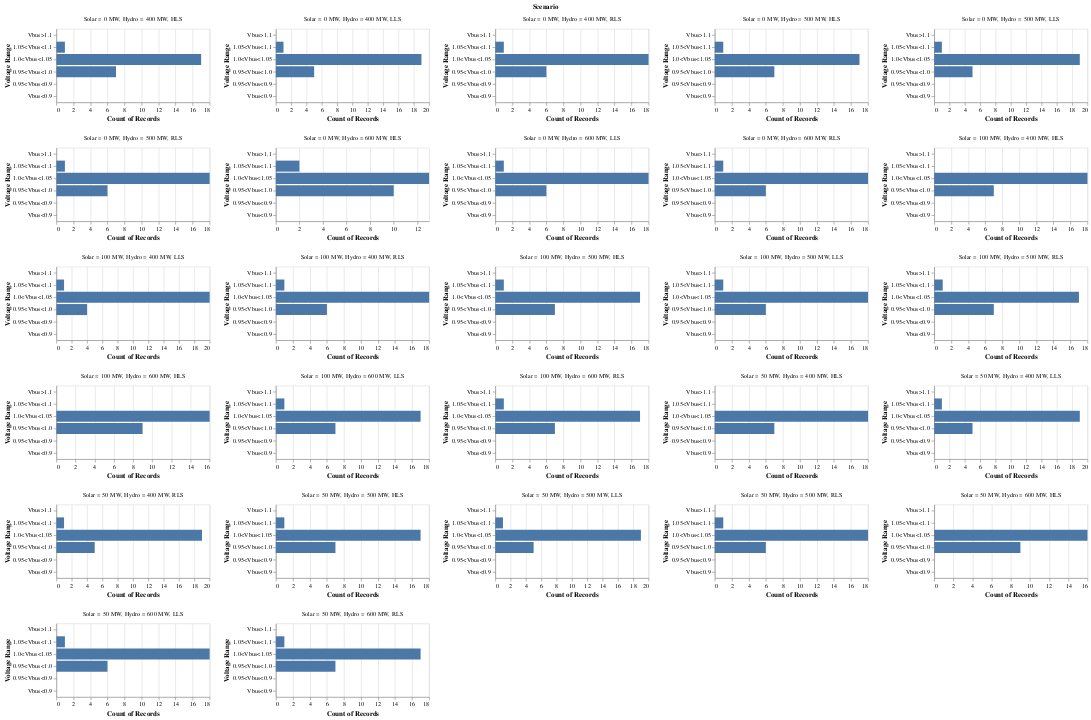

The cell this chart's notebook holds for it:
### Markdown cell above
A histogram is plotted to check the no of Buses in each of the above defined brackets

### Code cell
alt.Chart(data_v).mark_bar().encode(
    alt.Y('Voltage Range', scale =alt.Scale(domain=['Vbus>1.1','1.05<Vbus<1.1','1.0<Vbus<1.05','0.95<Vbus<1.0','0.95<Vbus<0.9','Vbus<0.9'])),
    alt.X('count()')).properties(height = 120, width = 250).facet('Scenario',columns=5).resolve_scale(x='independent', y = 'independent')

### Figure 1 — Vega-Lite specification as saved in the notebook (floating-point values rounded to 4 significant figures; data arrays with more than 128 entries replaced by an {"elided": "..."} marker saying what was removed)
{"config": {"view": {"continuousWidth": 300, "continuousHeight": 300}}, "data": {"name": "data-47f1e8c66620fefdbc91ef96e91e081d"}, "facet": {"field": "Scenario", "type": "nominal"}, "spec": {"mark": {"type": "bar"}, "encoding": {"x": {"aggregate": "count", "type": "quantitative"}, "y": {"field": "Voltage Range", "scale": {"domain": ["Vbus>1.1", "1.05<Vbus<1.1", "1.0<Vbus<1.05", "0.95<Vbus<1.0", "0.95<Vbus<0.9", "Vbus<0.9"]}, "type": "nominal"}}, "height": 120, "width": 250}, "columns": 5, "resolve": {"scale": {"x": "independent", "y": "independent"}}, "$schema": "https://vega.github.io/schema/vega-lite/v5.20.1.json", "datasets": {"data-47f1e8c66620fefdbc91ef96e91e081d": {"elided": "675 records"}}}
